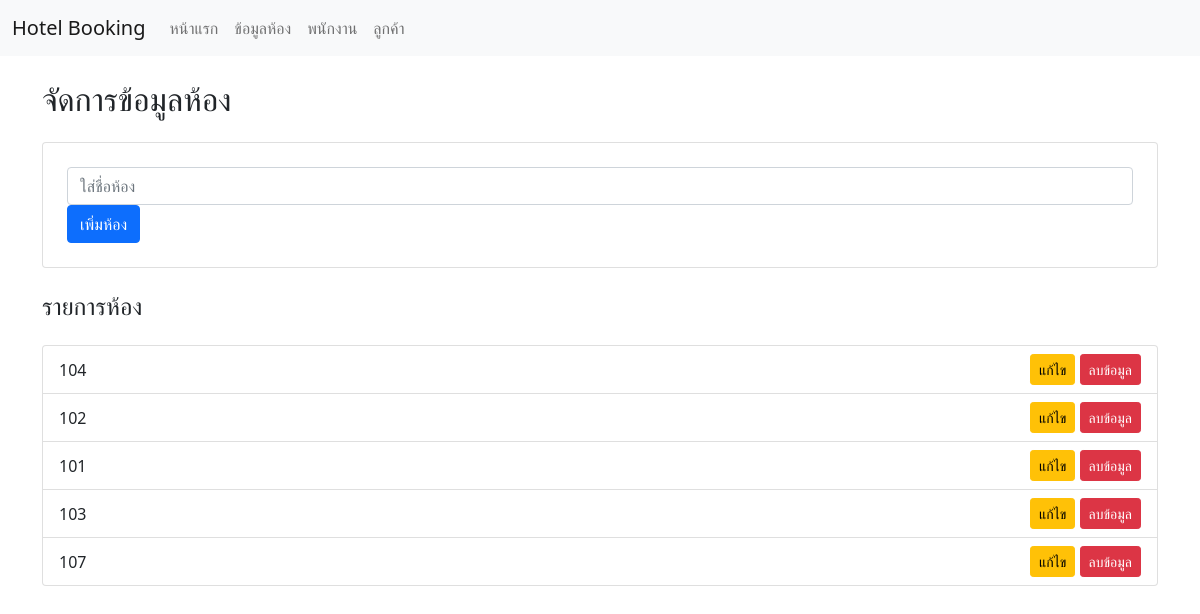
Before: /rooms with the older database file.
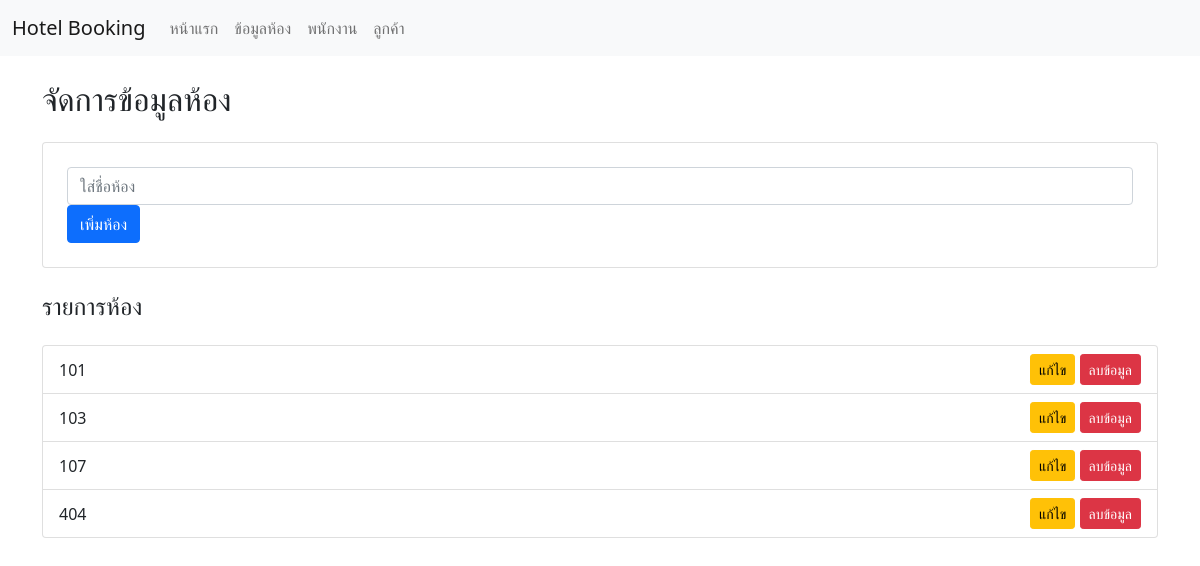
After: the same page with the newer database file.
### models.py (models this page shows)
class Room(db.Model):
    id = db.Column(db.Integer, primary_key=True)
    name = db.Column(db.String(100), nullable=False)

### app.py (the view)
@app.route('/rooms')
def manage_rooms():
    rooms = Room.query.all()  # ดึงข้อมูลห้องจากฐานข้อมูล
    return render_template('rooms.html', rooms=rooms)

### app.py (called while the page is built)
@app.before_request
def create_tables():
    db.create_all()

### templates/rooms.html
{% extends 'base.html' %}
{% block content %}
<h2 class="my-4">จัดการข้อมูลห้อง</h2>
<div class="card p-4">
    <form method="POST" action="{{ url_for('add_room') }}">
        <div class="form-group">
            <input type="text" class="form-control" name="room_name" placeholder="ใส่ชื่อห้อง" required>
        </div>
        <button type="submit" class="btn btn-primary">เพิ่มห้อง</button>
    </form>
</div>
<h4 class="my-4">รายการห้อง</h4>
<ul class="list-group">
    {% for room in rooms %}
    <li class="list-group-item d-flex justify-content-between align-items-center">
        {{ room.name }}
        <div>
            <a href="{{ url_for('edit_room', id=room.id) }}" class="btn btn-warning btn-sm">แก้ไข</a>
            <form method="POST" action="{{ url_for('delete_room', id=room.id) }}" style="display:inline;">
                <button type="submit" class="btn btn-danger btn-sm">ลบข้อมูล</button>
            </form>
        </div>
    </li>
    {% endfor %}
</ul>
{% endblock %}

### templates/base.html (shortened to what this page needs)
<!DOCTYPE html>
<html lang="en">
<head>
    <link href="https://cdn.jsdelivr.net/npm/bootstrap@5.0.2/dist/css/bootstrap.min.css" rel="stylesheet">
</head>
<body>
    <nav class="navbar navbar-expand-lg navbar-light bg-light">
        <div class="container-fluid">
            <a class="navbar-brand" href="/">Hotel Booking</a>
            <div class="collapse navbar-collapse" id="navbarNav">
                <ul class="navbar-nav">
                    <li class="nav-item">
                        <a class="nav-link" href="/">หน้าแรก</a>
                    </li>
                    <li class="nav-item">
                        <a class="nav-link" href="/rooms">ข้อมูลห้อง</a>
                    </li>
                    <li class="nav-item">
                        <a class="nav-link" href="/employees">พนักงาน</a>
                    </li>
                    <li class="nav-item">
                        <a class="nav-link" href="/customers">ลูกค้า</a>
                    </li>
                </ul>
            </div>
        </div>
    </nav>
    <div class="container mt-4">
        {% block content %}{% endblock %}
    </div>
</body>
</html>

Changed rows visible on the page:
removed Room: name "104"
removed Room: name "102"
added Room: name "404"
